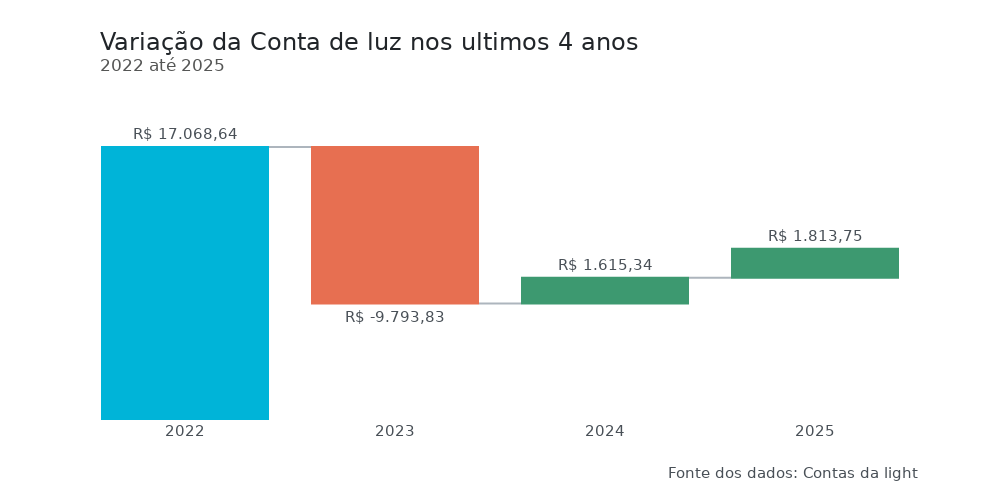

This figure's notebook cell:
### Code cell
## Configurando o gráfico com parâmetros que potencializam a visualização dos dados

# Importando as bibliotecas
import plotly.graph_objects as go

# Gerando o gráfico de cascata
fig = go.Figure( go.Waterfall(name = "", orientation = "v", measure = df_luz_anos_casc["Medidas"],
                             x = df_luz_anos_casc["ano"],  y = df_luz_anos_casc["Variação"],
                             text = df_luz_anos_casc["Variação (texto)"], textposition = "outside",
                             connector_line = dict(color = CINZA3),
                             totals_marker = dict(color = AZUL3),
                             decreasing_marker = dict(color = VERMELHO1)
                             )
              )

# Personalizando o gráfico
fig.update_layout(width=1000, height=500, font_family = 'DejaVu Sans', font_size=15,
                  font_color= CINZA2, title_font_color= CINZA1, title_font_size=24,
                  title_text='Variação da Conta de luz nos ultimos 4 anos' +
                             '<br><sup size=1 style="color:#555655">2022 ' +
                              'até 2025</sup>',
                  title_pad_l = 50, plot_bgcolor= BRANCO, yaxis_range=[0, 20000], hovermode="closest")

# Retirando os ticks do eixo y
fig.update_yaxes(showticklabels=False)

# Mostrando apenas os anos no eixo x (sem rótulos intermediários)
fig.update_xaxes(
    tickvals=df_luz_anos_casc["ano"],
    ticktext=df_luz_anos_casc["ano"]
)

# Dados ao passar o mouse
fig.update_traces(hovertemplate = "<b>%{x}</b> = %{text}")

fig.add_annotation(text='Fonte dos dados: Contas da light',
                   align="left", xref="paper", yref = "paper", x=1, y=-0.2, showarrow=False)

fig.show()

### Figure 1 — Plotly figure (JSON) as saved in the notebook; plotly's stock layout.template omitted (floating-point values rounded to 4 significant figures)
{"data": [{"connector": {"line": {"color": "#adb5bd"}}, "decreasing": {"marker": {"color": "#e76f51"}}, "hovertemplate": "<b>%{x}</b> = %{text}", "measure": ["absolute", "relative", "relative", "relative", "total"], "name": "", "orientation": "v", "text": ["R$ 17.068,64", "R$ -9.793,83", "R$ 1.615,34", "R$ 1.813,75", "R$ 10.703,90"], "textposition": "outside", "totals": {"marker": {"color": "#00b4d8"}}, "type": "waterfall", "x": [2022, 2023, 2024, 2025, "Total"], "y": [17070.0, -9794.0, 1615.0, 1814.0, 10700.0]}], "layout": {"annotations": [{"align": "left", "showarrow": false, "text": "Fonte dos dados: Contas da light", "x": 1, "xref": "paper", "y": -0.2, "yref": "paper"}], "font": {"color": "#495057", "family": "DejaVu Sans", "size": 15}, "height": 500, "hovermode": "closest", "plot_bgcolor": "#FFFFFF", "title": {"font": {"color": "#212529", "size": 24}, "pad": {"l": 50}, "text": "Variação da Conta de luz nos ultimos 4 anos<br><sup size=1 style=\"color:#555655\">2022 até 2025</sup>"}, "width": 1000, "xaxis": {"ticktext": [2022, 2023, 2024, 2025, "Total"], "tickvals": [2022, 2023, 2024, 2025, "Total"]}, "yaxis": {"range": [0, 20000], "showticklabels": false}}}
